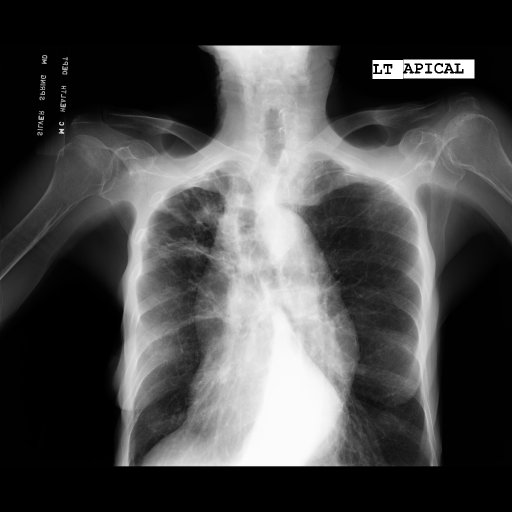
#> input picture data_64/val/cxr/MCUCXR_0251_1.png, 1024 x 1024 px (shown at 1/2 size)
$ jupyter execute --allow-errors test.ipynb
#> lines starting #> are read from the running program, lines starting #| are printed output that depends on the picture; after the words box and inside, x2 and y2 are one past the last pixel; in counts of white or black regions, pixels touching at a corner belong together
#> further down, mask is the input picture: shape (1024, 1024, 3); min 0, max 255, mean 71.7
[cell 1]
import os
import glob
import random
import time

import numpy as np
import cv2
import matplotlib.pyplot as plt

import tensorflow as tf
from tensorflow import keras
from keras.models import *

[cell 2]
def testGenerator(test_path, filenames):
    for file in filenames:
        #idx = str(i+1).zfill(5) + ".png"
        img = cv2.imread(os.path.join(test_path, file), 0)
        img = img / 255
        img = np.reshape(img, img.shape + (1,))
        img = np.reshape(img,(1,)+img.shape)
        yield img

[cell 3]
def saveResult(save_path, files):
    for i, item in enumerate(files):
        img = item[:,:,0]
        idx = str(i+1).zfill(5) + ".png"
        cv2.imwrite(os.path.join(save_path, idx), img)

#### Load the trained model

#> (a cell that did not finish here is left out)

#> (a cell that did not finish here is left out)

#### Test with some random patches

[cell 6]
test_dir = "data_64/test/cxr_patches"
files = os.listdir(test_dir)
#> (the rest of this cell did not finish here and is left out)

#> (a cell that did not finish here is left out)

[cell 8]
print("Original patches Ground Truth    Prediction")
#> (the rest of this cell did not finish here and is left out)

[cell 9]
test_dir = "data_64/val"
cxr_test_dir = os.path.join(test_dir, "cxr")
mask_test_dir = os.path.join(test_dir, "mask")

[cell 10]
print("Original images   Prediction    Ground Truth")

#f = "MCUCXR_0001_0.png"
output_dir = os.path.join(test_dir, "outputs")
#output_dir = "data_64/test/outputs"
total_time = 0
#> (the rest of this cell did not finish here and is left out)

#### Segment any specific cxr image

[cell 11]
img_dir = "data_64/val"
cxr_img_dir = os.path.join(img_dir, "cxr")
mask_img_dir = os.path.join(img_dir, "mask")

[cell 12]
print("Original images   Prediction    Ground Truth")

file = "MCUCXR_0372_1.png"
output_dir = "data_64/val/outputs"
total_time = 0

img = cv2.imread(os.path.join(cxr_img_dir, file), 0)/255
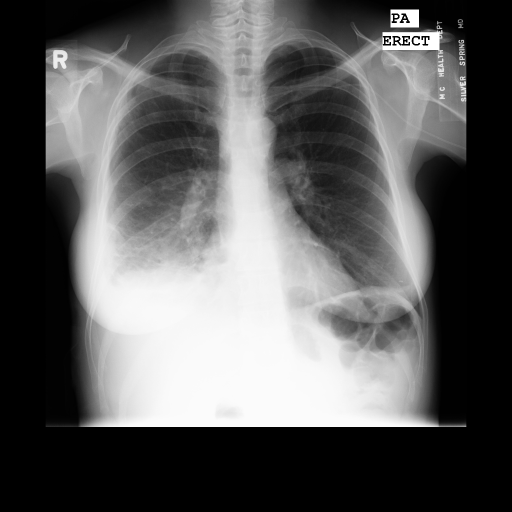
#> input picture data_64/val/cxr/MCUCXR_0372_1.png, 1024 x 1024 px (shown at 1/2 size)
#> img: shape (1024, 1024) float64; min 0, max 1, mean 0.365
mask = cv2.imread(os.path.join(mask_img_dir, file))
#> mask is the input picture: shape (1024, 1024, 3); min 0, max 255, mean 93.1
predicted_mask = np.zeros(img.shape, dtype=np.uint8)

start_time = time.time()
#> (the rest of this cell did not finish here and is left out)

#### Test with other cxr images
These images are not from the montgomery datasets and don't have the ground truth

[cell 13]
img_dir = "others/cxr"

[cell 14]
file = "image02.jpg"
#> (the rest of this cell did not finish here and is left out)

[cell 15]
h, w = img.shape
#> h = 1024; w = 1024
img_size = np.max([h, w])
#> img_size = 1024

xx = (img_size - w) // 2
#> xx = 0
yy = (img_size - h) // 2
#> yy = 0

scaled_img = np.zeros((img_size, img_size))
scaled_img[yy:yy+h, xx:xx+w] = img
resized_img = cv2.resize(scaled_img, (1024, 1024))

plt.imshow(resized_img,'gray')
plt.xticks([]),plt.yticks([])
plt.show()

[cell 16]
output_dir = "others/outputs"
total_time = 0

predicted_mask = np.zeros(resized_img.shape, dtype=np.uint8)

start_time = time.time()
#> (the rest of this cell did not finish here and is left out)

#### Image post processing

[cell 17]
img_dir = "data_64/val/outputs"

[cell 18]
file = "MCUCXR_0251_1.png"
img = cv2.imread(os.path.join(img_dir, file), 0)

plt.imshow(img, cmap='gray')
plt.xticks([]), plt.yticks([])
plt.show()

[cell 19]
img2 = np.copy(img)
bg = np.where(img2[:,:] < 100)
#> bg = 720025 positions, rows 0 to 1023, columns 0 to 1023
fg = np.where(img2[:,:] >= 100)
#> fg = 328551 positions, rows 91 to 932, columns 0 to 1023

img2[bg] = 0
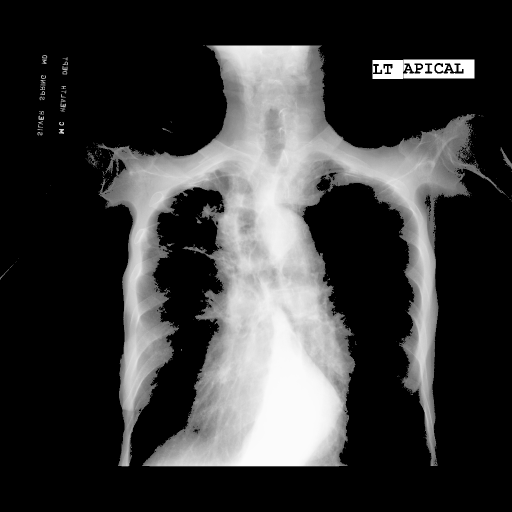
#> img2: shape (1024, 1024) (shown at 1/2 size); min 0, max 255, mean 56.6
img2[fg] = 255
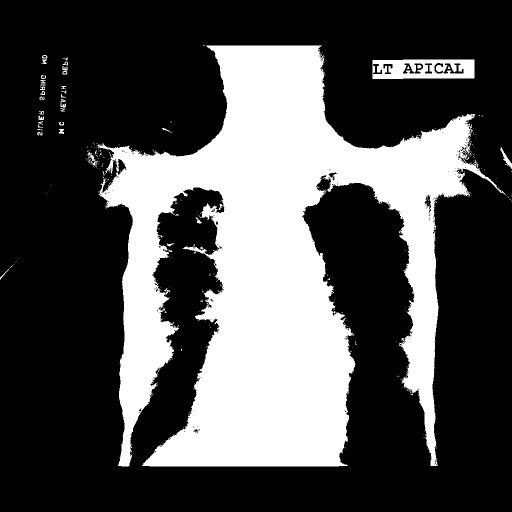
#> img2: shape (1024, 1024) (shown at 1/2 size); 31.3% white; 313 white regions (278 under 20 px), largest, box (x1, y1, x2, y2) and area: (193, 91, 1011, 933) 319788, (745, 119, 949, 158) 6265, (1000, 294, 1024, 338) 269

plt.subplot(1,2,1)
plt.imshow(img, cmap='gray')
plt.xticks([]), plt.yticks([])
plt.title('Original image')

plt.subplot(1,2,2)
plt.imshow(img2, cmap='gray')
plt.xticks([]), plt.yticks([])
plt.title('Modified image')
plt.show()
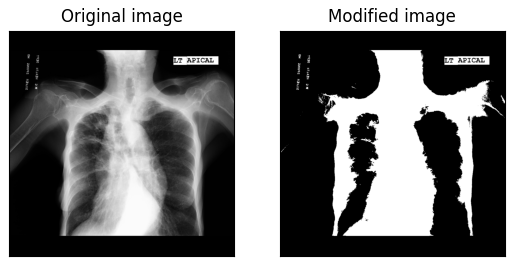
#> figure drawn by matplotlib, 2 panels

[cell 20]
nb_components, output, stats, centroids = cv2.connectedComponentsWithStats(img2, connectivity=8)
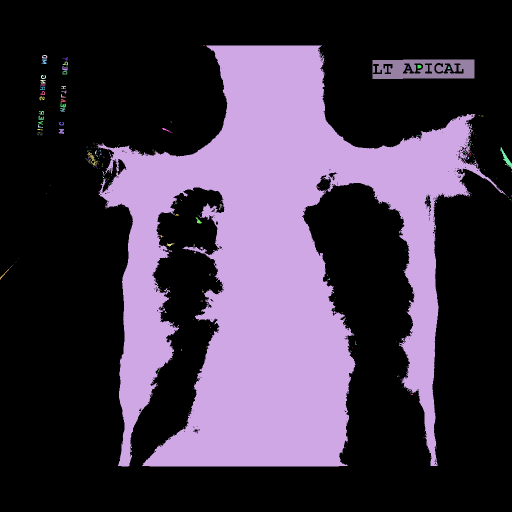
#> output: shape (1024, 1024) int32 (shown at 1/2 size); 314 distinct labels, from 0 to 313; one colour per label, 0 black
#> nb_components = 314; stats = 314 rows, first 6: [0, 0, 1024, 1024, 720025], [406, 91, 4, 1, 4], [193, 91, 818, 842, 319788], [645, 105, 1, 1, 1], [84, 110, 11, 7, 47], [643, 110, 1, 2, 2]; centroids = 314 pairs, first value 7.34 to 1023, second value 91 to 907
sizes = stats[1:, -1]
#> sizes = 313 values, max 319788 at index 1, min 1 at index 2, mean 1049.7
nb_components = nb_components - 1
#> nb_components = 313

[cell 21]
max_size = 5000
img3 = np.copy(img2)
#for every component in the image, you keep it only if it's above min_size
for i in range(0, nb_components):
    if sizes[i] <= max_size:
        img3[output == i + 1] = 0
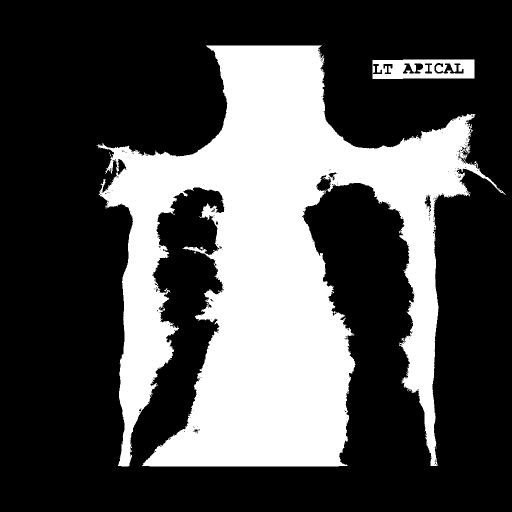
#> img3: shape (1024, 1024) (shown at 1/2 size); 31.1% white; 2 white regions, box (x1, y1, x2, y2) and area: (193, 91, 1011, 933) 319788, (745, 119, 949, 158) 6265

plt.subplot(1,2,1)
plt.imshow(img2, cmap='gray')
plt.xticks([]), plt.yticks([])
plt.title('Before region removal')

plt.subplot(1,2,2)
plt.imshow(img3, cmap='gray')
plt.xticks([]), plt.yticks([])
plt.title('After region removal')
plt.show()

[cell 22]
kernel = np.ones((55,55), np.uint8)
closing = cv2.morphologyEx(img3, cv2.MORPH_CLOSE, kernel)
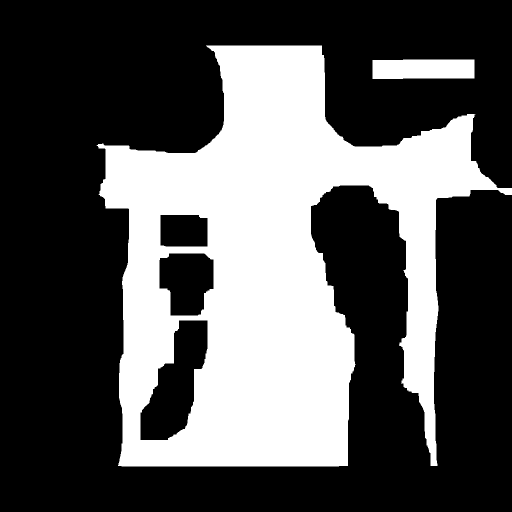
#> closing: shape (1024, 1024) (shown at 1/2 size); 34% white; 2 white regions, box (x1, y1, x2, y2) and area: (193, 91, 1024, 933) 348280, (745, 119, 949, 158) 7752

plt.subplot(121),plt.imshow(img3, cmap='gray'),plt.title('Before closing')
plt.xticks([]), plt.yticks([])
plt.subplot(122),plt.imshow(closing, cmap='gray'),plt.title('After closing')
plt.xticks([]), plt.yticks([])
plt.show()

[cell 23]
kernel1 = np.ones((35,35), np.uint8)
#kernel = cv2.getStructuringElement(cv2.MORPH_ELLIPSE, (5,5))

eroded_img = cv2.erode(closing, kernel1, iterations=1)
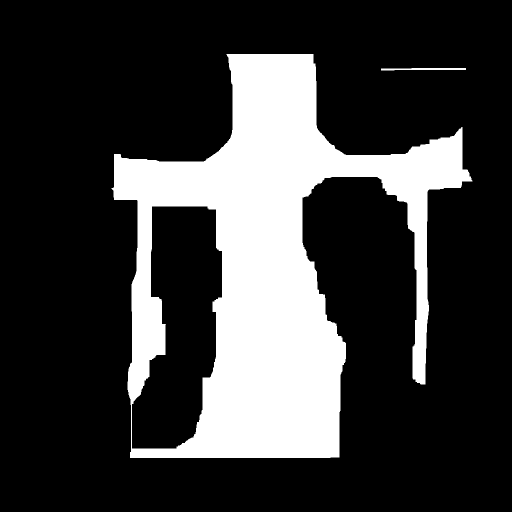
#> eroded_img: shape (1024, 1024) (shown at 1/2 size); 23.3% white; 2 white regions, box (x1, y1, x2, y2) and area: (223, 108, 945, 916) 243583, (762, 136, 932, 141) 646

kernel2 = np.ones((35,35), np.uint8)
dilated_img = cv2.dilate(eroded_img, kernel2, iterations=1)
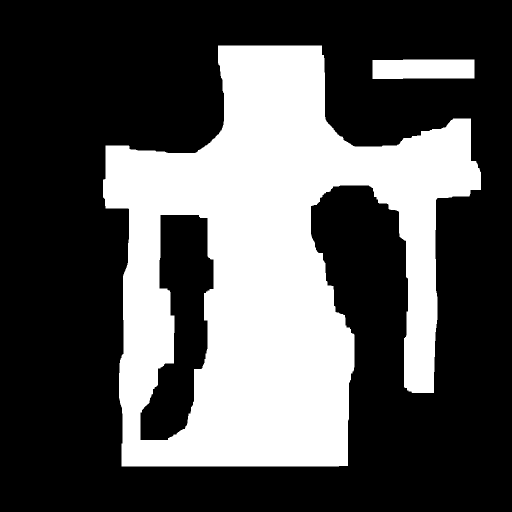
#> dilated_img: shape (1024, 1024) (shown at 1/2 size); 33.2% white; 2 white regions, box (x1, y1, x2, y2) and area: (206, 91, 962, 933) 340517, (745, 119, 949, 158) 7752

plt.subplot(1,2,1)
plt.imshow(eroded_img, cmap='gray')
plt.xticks([]), plt.yticks([])
plt.title('Eroded image')

plt.subplot(1,2,2)
plt.imshow(dilated_img, cmap='gray')
plt.xticks([]), plt.yticks([])
plt.title('Dilated image')
plt.show()

[cell 24]
nb_components, output, stats, centroids = cv2.connectedComponentsWithStats(dilated_img, connectivity=8)
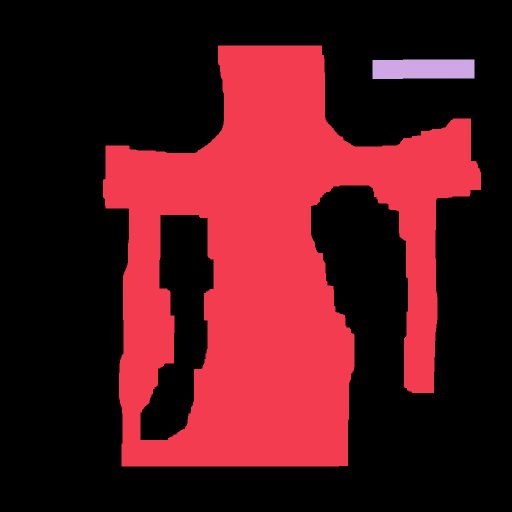
#> output: shape (1024, 1024) int32 (shown at 1/2 size); 3 distinct labels, from 0 to 2; one colour per label, 0 black
#> nb_components = 3; stats = [[0, 0, 1024, 1024, 700307], [206, 91, 756, 842, 340517], [745, 119, 204, 39, 7752]]; centroids = [[492.6, 505.6], [542.8, 532.2], [846.5, 137.8]]
sizes = stats[1:, -1]
#> sizes = [340517, 7752]
nb_components = nb_components - 1
#> nb_components = 2

max_size = 3000
rr_img = np.copy(dilated_img)
#for every component in the image, you keep it only if it's above min_size
for i in range(0, nb_components):
    if sizes[i] <= max_size:
        rr_img[output == i + 1] = 0

plt.subplot(1,2,1)
plt.imshow(dilated_img, cmap='gray')
plt.xticks([]), plt.yticks([])
plt.title('Before region removal')

plt.subplot(1,2,2)
plt.imshow(rr_img, cmap='gray')
plt.xticks([]), plt.yticks([])
plt.title('After region removal')
plt.show()

[cell 25]
kernel = np.ones((5,5),np.float32)/25
smooth_img = cv2.filter2D(rr_img,-1,kernel)

plt.subplot(121),plt.imshow(rr_img, cmap='gray'),plt.title('before smoothing')
plt.xticks([]), plt.yticks([])
plt.subplot(122),plt.imshow(smooth_img, cmap='gray'),plt.title('After smoothing')
plt.xticks([]), plt.yticks([])
plt.show()

[cell 26]
kernel = np.ones((55,55), np.uint8)
closing = cv2.morphologyEx(smooth_img, cv2.MORPH_CLOSE, kernel)

plt.subplot(121),plt.imshow(smooth_img, cmap='gray'),plt.title('Before closing')
plt.xticks([]), plt.yticks([])
plt.subplot(122),plt.imshow(closing, cmap='gray'),plt.title('After closing')
plt.xticks([]), plt.yticks([])
plt.show()

[cell 27]
plt.subplot(121),plt.imshow(img, cmap='gray'),plt.title('Original image')
plt.xticks([]), plt.yticks([])
plt.subplot(122),plt.imshow(closing, cmap='gray'),plt.title('Image ffter postprocessing')
plt.xticks([]), plt.yticks([])
plt.show()
